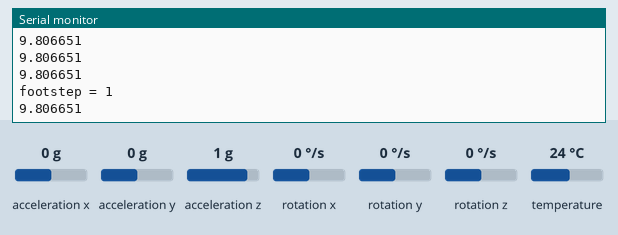
This sketch was run on a simulated Arduino Uno, built with avr-gcc and run on an emulated ATmega328P. Shown: the last lines printed to the serial monitor. Inputs (shaded band) come from the test bench; at power-on: acceleration z 1 g, acceleration x 0 g, acceleration y 0 g, rotation x 0 °/s, rotation y 0 °/s, rotation z 0 °/s, temperature 24 °C. The modem accepts every AT command (registered, SIM ready, sends succeed) and sends nothing else.

Above: at 1.3 s.
1.4 s: acceleration z set to -1.4 g
At 3.0 s:
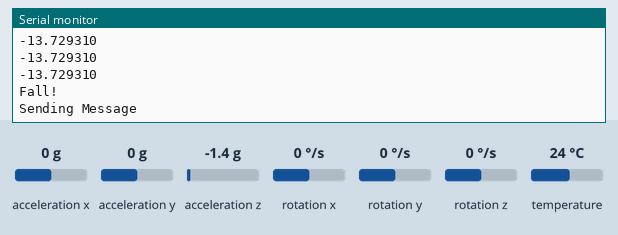
3.9 s: acceleration z set to -0.8 g
At 5.3 s:
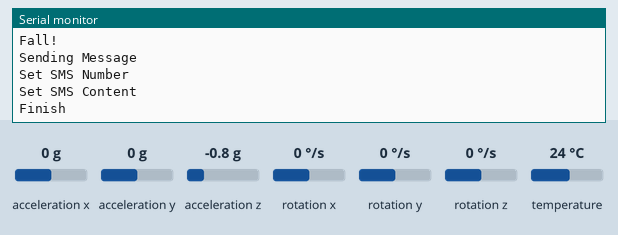
Timing chart, 0 to 6.9 s (numbered marks = the images above; inputs shaded):
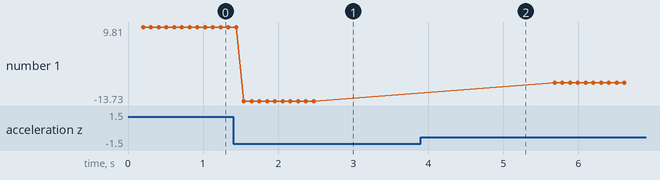

The sketch:

mpu_gsm_integrated.ino
```cpp
#include <LiquidCrystal.h>

#include <SoftwareSerial.h>
SoftwareSerial SIM900A(10,11);
//LiquidCrystal lcd(13,12,5,4,3,2);

#include <Adafruit_MPU6050.h>
#include <Adafruit_Sensor.h>
#include <Wire.h>

Adafruit_MPU6050 mpu;
float dx=0.0f;
float vx=0.0f;
float dt = 0.005;
unsigned long startTime;
unsigned long curTime;
float acc_xp=0.0f;
float acc_xc=0.0f;
float ux = 0.0f;
float ax = 0.0f;

float acceleration_x[100];
float acceleration_y[100];
float acceleration_z[100];
/*float dy=0.0f;
float vy=0.0f;
float dz=0.0f;
float vz=0.0f;*/

float acc_xpv;
int delay_cnt = 0;
int footstep = 0;
int fall_delay_cnt = 0;
bool isRotated = false;
int stableCount = 0;
bool isFall = false;
String smsMessage;


void setup(void) {
  SIM900A.begin(115200);
  Serial.begin(9600);
  //lcd.begin(16,2);
  //lcd.print("hello nigga!");
  smsMessage = smsMessage + "Fallout detected!!!!!";

  // Try to initialize!
  if (!mpu.begin()) {
    Serial.println("Failed to find MPU6050 chip");
    while (1) {
      delay(10);
    }
  }
  Serial.println("MPU6050 Found!");

  // set accelerometer range to +-8G
  mpu.setAccelerometerRange(MPU6050_RANGE_8_G);

  // set gyro range to +- 500 deg/s
  mpu.setGyroRange(MPU6050_RANGE_500_DEG);

  // set filter bandwidth to 21 Hz
  mpu.setFilterBandwidth(MPU6050_BAND_21_HZ);

  delay(100);
}


void SendMessage()
{
  SIM900A.println("AT");
  Serial.println ("Sending Message");
  SIM900A.println("AT+CMGF=1");    //Sets the GSM Module in Text Mode
  delay(1000);
  Serial.println ("Set SMS Number");
  SIM900A.println("AT+CMGS=\"+8801724729159\"\r"); //Mobile phone number to send message
  delay(1000);
  Serial.println ("Set SMS Content");
  SIM900A.println(smsMessage);// Messsage content
  delay(100);
  Serial.println ("Finish");
  SIM900A.println((char)26);// ASCII code of CTRL+Z
  delay(1000);
  Serial.println ("Message has been sent");
}

void loop() {
  //lcd.write("fgxgx");
  //lcd.setCursor(1, 0);
  //lcd.print("hcsd");

  sensors_event_t a, g, temp;
  mpu.getEvent(&a, &g, &temp);
  delay(100);
  Serial.println(a.acceleration.z, 6);

   if(stableCount < 10){
      stableCount++;
   }

   if(stableCount == 10){
       if(a.acceleration.z < -5.0){
           isRotated = true;
           fall_delay_cnt++;
           if(fall_delay_cnt % 10 == 0){
              Serial.println("Fall!");
              SendMessage();
           }
       }
       else{
          isRotated = false;
       }

       if(!isRotated){
         if(fall_delay_cnt % 5 == 0 && (a.acceleration.z < 7.0)){
             fall_delay_cnt++;
         }
         else if(fall_delay_cnt % 5 != 0 && (a.acceleration.z < 7.0)){
            fall_delay_cnt++;
            if(fall_delay_cnt % 5 == 0){
              isFall = true;
              Serial.println("Fall!");
              SendMessage();
            }
         }
         else if(isFall && (a.acceleration.z > 11 || a.acceleration.z < 10)){
            isFall = false;
         }
         else if(!isFall && delay_cnt%15 == 0 && (a.acceleration.z > 11 || a.acceleration.z < 10)){

            fall_delay_cnt = 0;
            delay_cnt++;
            footstep++;
            Serial.print("footstep = ");
            Serial.println(footstep);
         }
         else if(!isFall && delay_cnt%15 == 0 && (a.acceleration.z <= 11 && a.acceleration.z >= 10))
         {
          fall_delay_cnt = 0;
         }
         else{
            fall_delay_cnt = 0;
            delay_cnt++;
         }
       }
   }
}
```

Measured:
- after the input at 1.4 s, the serial monitor: prints a new line after 0.14 s (image 1)
- plotted number 1: 9.81 → -13.73 after the input at 1.4 s, -13.73 → -7.85 after the input at 3.9 s
